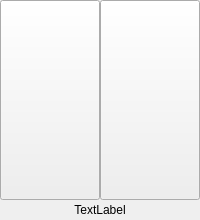
<?xml version="1.0" encoding="UTF-8"?>
<ui version="4.0">
 <class>ModelPanel2Key</class>
 <widget class="QWidget" name="ModelPanel2Key">
  <property name="geometry">
   <rect>
    <x>0</x>
    <y>0</y>
    <width>200</width>
    <height>220</height>
   </rect>
  </property>
  <property name="minimumSize">
   <size>
    <width>200</width>
    <height>220</height>
   </size>
  </property>
  <property name="maximumSize">
   <size>
    <width>200</width>
    <height>220</height>
   </size>
  </property>
  <property name="windowTitle">
   <string>Form</string>
  </property>
  <layout class="QGridLayout" name="gridLayout">
   <property name="leftMargin">
    <number>0</number>
   </property>
   <property name="topMargin">
    <number>0</number>
   </property>
   <property name="rightMargin">
    <number>0</number>
   </property>
   <property name="bottomMargin">
    <number>0</number>
   </property>
   <property name="spacing">
    <number>0</number>
   </property>
   <item row="0" column="0">
    <widget class="QPushButton" name="key_2">
     <property name="minimumSize">
      <size>
       <width>100</width>
       <height>200</height>
      </size>
     </property>
     <property name="maximumSize">
      <size>
       <width>100</width>
       <height>220</height>
      </size>
     </property>
     <property name="text">
      <string/>
     </property>
    </widget>
   </item>
   <item row="0" column="1">
    <widget class="QPushButton" name="key_1">
     <property name="minimumSize">
      <size>
       <width>100</width>
       <height>200</height>
      </size>
     </property>
     <property name="maximumSize">
      <size>
       <width>100</width>
       <height>220</height>
      </size>
     </property>
     <property name="text">
      <string/>
     </property>
    </widget>
   </item>
   <item row="1" column="0" colspan="2">
    <widget class="QLabel" name="addr">
     <property name="text">
      <string>TextLabel</string>
     </property>
     <property name="alignment">
      <set>Qt::AlignCenter</set>
     </property>
    </widget>
   </item>
  </layout>
 </widget>
 <resources/>
 <connections/>
</ui>
